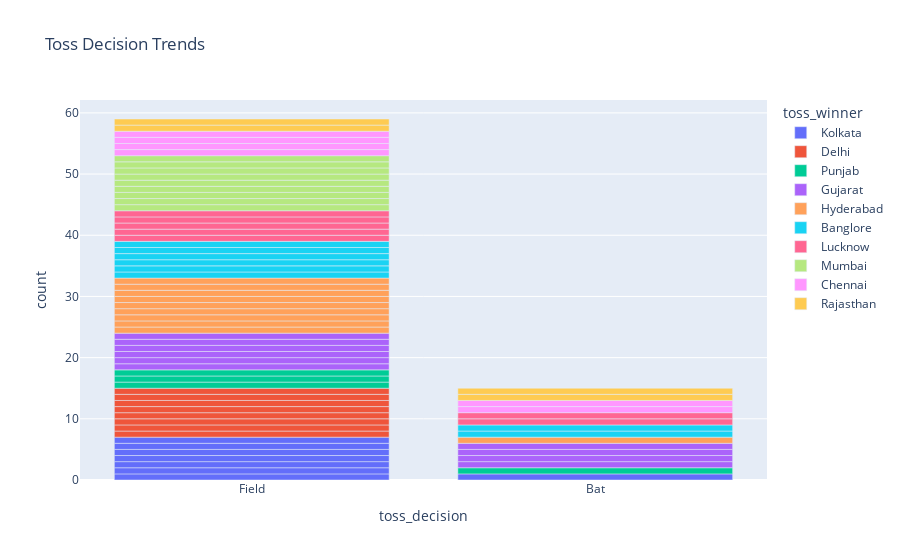

The cell this chart's notebook holds for it:
### Code cell
px.bar(df,x='toss_decision',
      title='Toss Decision Trends',color='toss_winner')

### Figure 1 — Plotly figure (JSON) as saved in the notebook; plotly's stock layout.template omitted (floating-point values rounded to 4 significant figures)
{"data": [{"alignmentgroup": "True", "hovertemplate": "toss_winner=Kolkata<br>toss_decision=%{x}<br>count=%{y}<extra></extra>", "legendgroup": "Kolkata", "marker": {"color": "#636efa", "pattern": {"shape": ""}}, "name": "Kolkata", "offsetgroup": "Kolkata", "orientation": "v", "showlegend": true, "textposition": "auto", "type": "bar", "x": ["Field", "Field", "Field", "Field", "Field", "Field", "Field", "Bat"], "xaxis": "x", "y": [1, 1, 1, 1, 1, 1, 1, 1], "yaxis": "y"}, {"alignmentgroup": "True", "hovertemplate": "toss_winner=Delhi<br>toss_decision=%{x}<br>count=%{y}<extra></extra>", "legendgroup": "Delhi", "marker": {"color": "#EF553B", "pattern": {"shape": ""}}, "name": "Delhi", "offsetgroup": "Delhi", "orientation": "v", "showlegend": true, "textposition": "auto", "type": "bar", "x": ["Field", "Field", "Field", "Field", "Field", "Field", "Field", "Field"], "xaxis": "x", "y": [1, 1, 1, 1, 1, 1, 1, 1], "yaxis": "y"}, {"alignmentgroup": "True", "hovertemplate": "toss_winner=Punjab<br>toss_decision=%{x}<br>count=%{y}<extra></extra>", "legendgroup": "Punjab", "marker": {"color": "#00cc96", "pattern": {"shape": ""}}, "name": "Punjab", "offsetgroup": "Punjab", "orientation": "v", "showlegend": true, "textposition": "auto", "type": "bar", "x": ["Field", "Field", "Bat", "Field"], "xaxis": "x", "y": [1, 1, 1, 1], "yaxis": "y"}, {"alignmentgroup": "True", "hovertemplate": "toss_winner=Gujarat<br>toss_decision=%{x}<br>count=%{y}<extra></extra>", "legendgroup": "Gujarat", "marker": {"color": "#ab63fa", "pattern": {"shape": ""}}, "name": "Gujarat", "offsetgroup": "Gujarat", "orientation": "v", "showlegend": true, "textposition": "auto", "type": "bar", "x": ["Field", "Field", "Field", "Bat", "Field", "Bat", "Field", "Bat", "Bat", "Field"], "xaxis": "x", "y": [1, 1, 1, 1, 1, 1, 1, 1, 1, 1], "yaxis": "y"}, {"alignmentgroup": "True", "hovertemplate": "toss_winner=Hyderabad<br>toss_decision=%{x}<br>count=%{y}<extra></extra>", "legendgroup": "Hyderabad", "marker": {"color": "#FFA15A", "pattern": {"shape": ""}}, "name": "Hyderabad", "offsetgroup": "Hyderabad", "orientation": "v", "showlegend": true, "textposition": "auto", "type": "bar", "x": ["Field", "Field", "Field", "Field", "Field", "Field", "Field", "Field", "Field", "Bat"], "xaxis": "x", "y": [1, 1, 1, 1, 1, 1, 1, 1, 1, 1], "yaxis": "y"}, {"alignmentgroup": "True", "hovertemplate": "toss_winner=Banglore<br>toss_decision=%{x}<br>count=%{y}<extra></extra>", "legendgroup": "Banglore", "marker": {"color": "#19d3f3", "pattern": {"shape": ""}}, "name": "Banglore", "offsetgroup": "Banglore", "orientation": "v", "showlegend": true, "textposition": "auto", "type": "bar", "x": ["Field", "Field", "Field", "Field", "Field", "Bat", "Bat", "Field"], "xaxis": "x", "y": [1, 1, 1, 1, 1, 1, 1, 1], "yaxis": "y"}, {"alignmentgroup": "True", "hovertemplate": "toss_winner=Lucknow<br>toss_decision=%{x}<br>count=%{y}<extra></extra>", "legendgroup": "Lucknow", "marker": {"color": "#FF6692", "pattern": {"shape": ""}}, "name": "Lucknow", "offsetgroup": "Lucknow", "orientation": "v", "showlegend": true, "textposition": "auto", "type": "bar", "x": ["Field", "Field", "Field", "Field", "Bat", "Bat", "Field"], "xaxis": "x", "y": [1, 1, 1, 1, 1, 1, 1], "yaxis": "y"}, {"alignmentgroup": "True", "hovertemplate": "toss_winner=Mumbai<br>toss_decision=%{x}<br>count=%{y}<extra></extra>", "legendgroup": "Mumbai", "marker": {"color": "#B6E880", "pattern": {"shape": ""}}, "name": "Mumbai", "offsetgroup": "Mumbai", "orientation": "v", "showlegend": true, "textposition": "auto", "type": "bar", "x": ["Field", "Field", "Field", "Field", "Field", "Field", "Field", "Field", "Field"], "xaxis": "x", "y": [1, 1, 1, 1, 1, 1, 1, 1, 1], "yaxis": "y"}, {"alignmentgroup": "True", "hovertemplate": "toss_winner=Chennai<br>toss_decision=%{x}<br>count=%{y}<extra></extra>", "legendgroup": "Chennai", "marker": {"color": "#FF97FF", "pattern": {"shape": ""}}, "name": "Chennai", "offsetgroup": "Chennai", "orientation": "v", "showlegend": true, "textposition": "auto", "type": "bar", "x": ["Field", "Field", "Field", "Field", "Bat", "Bat"], "xaxis": "x", "y": [1, 1, 1, 1, 1, 1], "yaxis": "y"}, {"alignmentgroup": "True", "hovertemplate": "toss_winner=Rajasthan<br>toss_decision=%{x}<br>count=%{y}<extra></extra>", "legendgroup": "Rajasthan", "marker": {"color": "#FECB52", "pattern": {"shape": ""}}, "name": "Rajasthan", "offsetgroup": "Rajasthan", "orientation": "v", "showlegend": true, "textposition": "auto", "type": "bar", "x": ["Field", "Bat", "Field", "Bat"], "xaxis": "x", "y": [1, 1, 1, 1], "yaxis": "y"}], "layout": {"barmode": "relative", "legend": {"title": {"text": "toss_winner"}, "tracegroupgap": 0}, "title": {"text": "Toss Decision Trends"}, "xaxis": {"anchor": "y", "domain": [0, 1], "title": {"text": "toss_decision"}}, "yaxis": {"anchor": "x", "domain": [0, 1], "title": {"text": "count"}}}}
